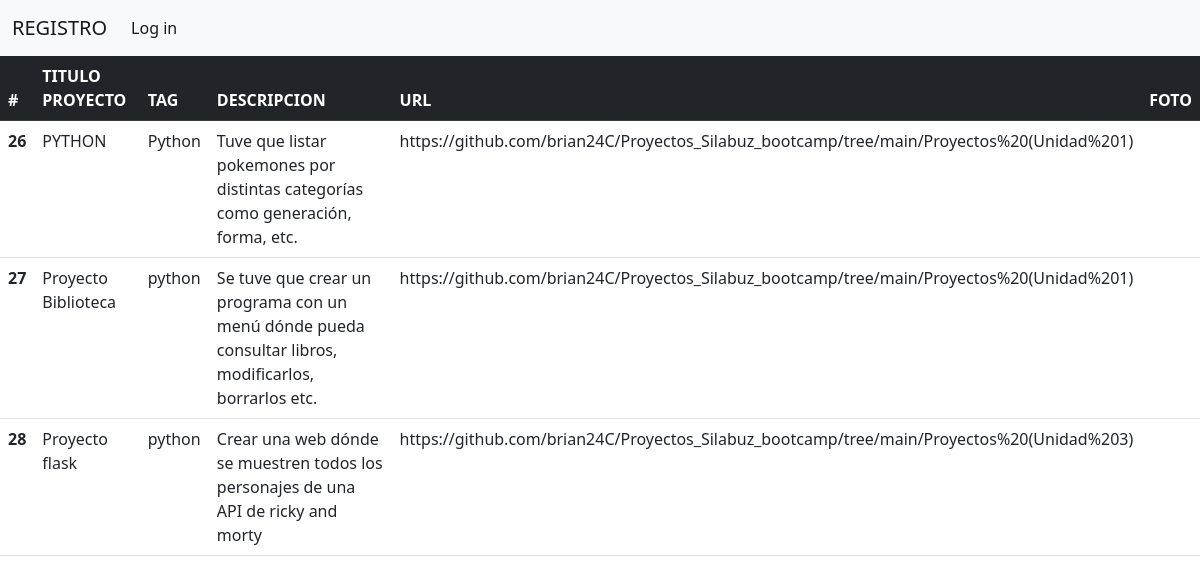
The page /portafolio/ on the database its author committed.
### myapp/models.py (models this page shows)
class Proyecto(models.Model):
    titulo=models.CharField(max_length=400)
    foto=models.ImageField()
    descripcion=models.CharField(max_length=400)
    tag=models.CharField(max_length=400)
    url=models.CharField(max_length=400)

### myapp/views.py (the view)
# urls.py: path('portafolio/', views.portafolio, name="portafolio2"),
def portafolio(request):
        proyectos_registrados=Proyecto.objects.all()
        return render(request, "portafolio.html", {"registros":proyectos_registrados})
        pass

### myapp/templates/portafolio.html
{% extends "base.html" %}
{% block content %}
<table class="table">
  <thead class="table-dark">
    <tr>
      <th scope="col">#</th>
      <th scope="col">TITULO PROYECTO</th>
      <th scope="col">TAG</th>
      <th scope="col">DESCRIPCION</th>
      <th scope="col">URL</th>
      <th scope="col">FOTO</th>
    </tr>
  </thead>
  <tbody>
    {% for item in registros %}
    <tr>
      <th scope="row">{{item.id}}</th>
      <td>{{item.titulo}}</td>
      <td>{{item.tag}}</td>
      <td>{{item.descripcion}}</td>
      <td>{{item.url}}</td>
      <td>{{item.foto}}</td>
    </tr>
    {% endfor %}
  </tbody>
</table>
  {% endblock %}

### myapp/templates/base.html (shortened to what this page needs)
<!DOCTYPE html>
<html>
    <head>
     <link
      href="https://cdn.jsdelivr.net/npm/bootstrap@5.2.0/dist/css/bootstrap.min.css"
      rel="stylesheet"
    />
    </head>
    <body>
    {%if user.is_authenticated %}
        <nav class="nav">
        <a class="nav-link" href="{% url 'proyect:cerrar_sesion' %}" >LOG OUT</a>
        <a class="nav-link" href="{% url 'proyect:portafolio_general' %}" >VER FORTALIO GENERAL</a>
        <a class="nav-link" href="{% url 'proyect:portafolio2' %}" >VER PROYECHOS HECHOS</a>
        <a class="nav-link" href="{% url 'proyect:crear' %}" >Agregar proyecto</a>
        </nav>
    {% else %}
    <nav class="navbar navbar-expand-lg bg-light">
        <div class="container-fluid">
            <a class="navbar-brand" href="#">REGISTRO</a>
            <div class="collapse navbar-collapse" id="navbarNavAltMarkup">
            <div class="navbar-nav">
                <a class="nav-link active" aria-current="page" href="{% url 'proyect:login' %}">Log in</a>
            </div>
            </div>
        </div>
    </nav>
    {% endif %}
    {% block content %}{% endblock %}
    </body>
</html>

### rows shown on the page
Proyecto: id "26", titulo "PYTHON", tag "Python", descripcion "Tuve que listar pokemones por distintas categorías como generación, forma, etc.", url "https://github.com/brian24C/Proyectos_Silabuz_bootcamp/tree/main/Proyectos%20(Unidad%201)"
Proyecto: id "27", titulo "Proyecto Biblioteca", tag "python", descripcion "Se tuve que crear un programa con un menú dónde pueda consultar libros, modificarlos, borrarlos etc.", url "https://github.com/brian24C/Proyectos_Silabuz_bootcamp/tree/main/Proyectos%20(Unidad%201)"
Proyecto: id "28", titulo "Proyecto flask", tag "python", descripcion "Crear una web dónde se muestren todos los personajes de una API de ricky and morty", url "https://github.com/brian24C/Proyectos_Silabuz_bootcamp/tree/main/Proyectos%20(Unidad%203)"
